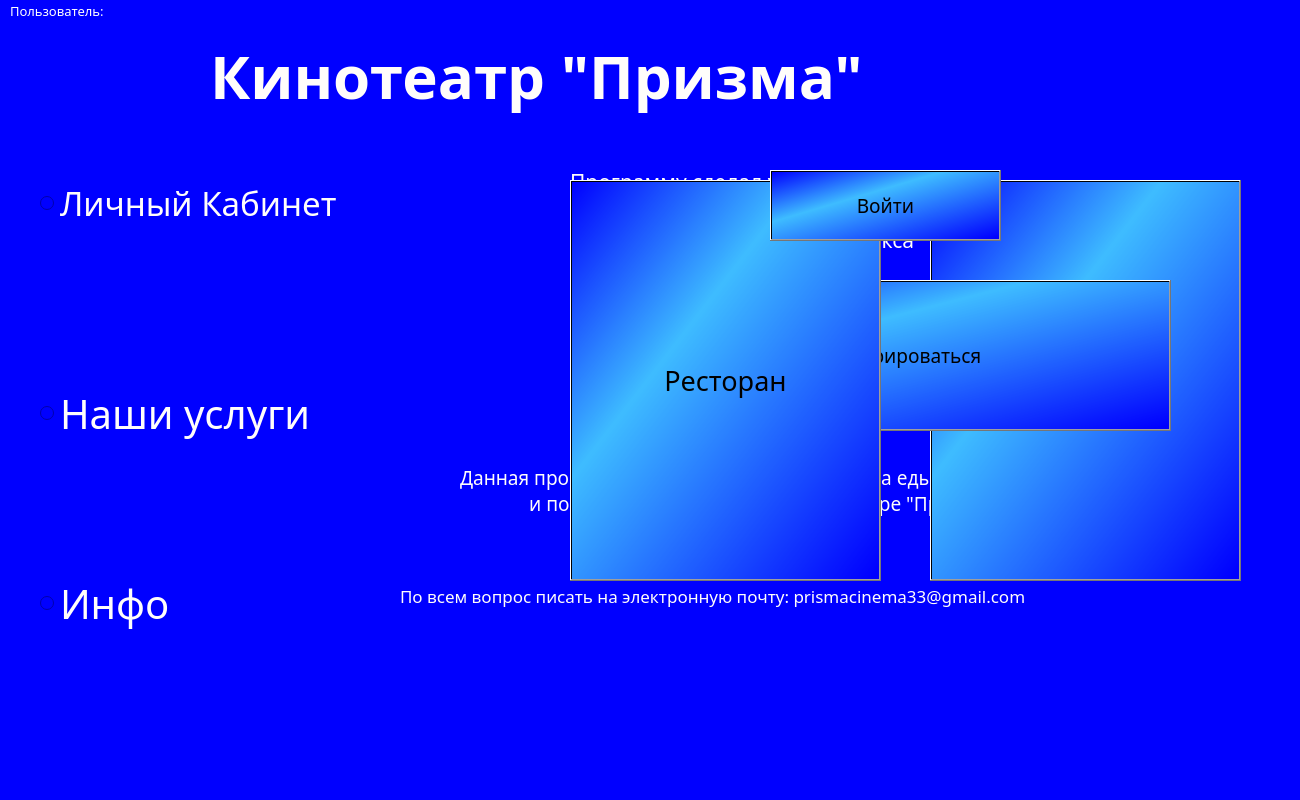
<?xml version="1.0" encoding="UTF-8"?>
<ui version="4.0">
 <class>MainWindow</class>
 <widget class="QMainWindow" name="MainWindow">
  <property name="enabled">
   <bool>true</bool>
  </property>
  <property name="geometry">
   <rect>
    <x>0</x>
    <y>0</y>
    <width>1300</width>
    <height>800</height>
   </rect>
  </property>
  <property name="font">
   <font>
    <family>Tw Cen MT Condensed</family>
   </font>
  </property>
  <property name="windowTitle">
   <string>Кинотеатр</string>
  </property>
  <property name="styleSheet">
   <string notr="true">background-color: rgb(0, 0, 255);</string>
  </property>
  <widget class="QWidget" name="centralwidget">
   <widget class="QLabel" name="prisma_label">
    <property name="geometry">
     <rect>
      <x>210</x>
      <y>30</y>
      <width>891</width>
      <height>91</height>
     </rect>
    </property>
    <property name="font">
     <font>
      <family>Montserrat</family>
      <pointsize>45</pointsize>
      <weight>75</weight>
      <italic>false</italic>
      <bold>true</bold>
     </font>
    </property>
    <property name="styleSheet">
     <string notr="true">color: rgb(255, 253, 251);</string>
    </property>
    <property name="text">
     <string>Кинотеатр &quot;Призма&quot;</string>
    </property>
   </widget>
   <widget class="QRadioButton" name="per_area">
    <property name="geometry">
     <rect>
      <x>40</x>
      <y>170</y>
      <width>449</width>
      <height>66</height>
     </rect>
    </property>
    <property name="font">
     <font>
      <family>Montserrat Medium</family>
      <pointsize>25</pointsize>
     </font>
    </property>
    <property name="styleSheet">
     <string notr="true">color: rgb(255, 253, 251);</string>
    </property>
    <property name="text">
     <string>Личный Кабинет</string>
    </property>
   </widget>
   <widget class="QRadioButton" name="service">
    <property name="geometry">
     <rect>
      <x>40</x>
      <y>380</y>
      <width>449</width>
      <height>66</height>
     </rect>
    </property>
    <property name="font">
     <font>
      <family>Montserrat Medium</family>
      <pointsize>30</pointsize>
     </font>
    </property>
    <property name="styleSheet">
     <string notr="true">color: rgb(255, 253, 251);</string>
    </property>
    <property name="text">
     <string>Наши услуги</string>
    </property>
   </widget>
   <widget class="QRadioButton" name="info">
    <property name="geometry">
     <rect>
      <x>40</x>
      <y>570</y>
      <width>449</width>
      <height>66</height>
     </rect>
    </property>
    <property name="font">
     <font>
      <family>Montserrat Medium</family>
      <pointsize>30</pointsize>
     </font>
    </property>
    <property name="styleSheet">
     <string notr="true">color: rgb(255, 253, 251);</string>
    </property>
    <property name="text">
     <string>Инфо</string>
    </property>
   </widget>
   <widget class="QLabel" name="name_2">
    <property name="geometry">
     <rect>
      <x>570</x>
      <y>150</y>
      <width>771</width>
      <height>121</height>
     </rect>
    </property>
    <property name="font">
     <font>
      <family>Montserrat Medium</family>
      <pointsize>16</pointsize>
     </font>
    </property>
    <property name="styleSheet">
     <string notr="true">color: rgb(255, 253, 251);</string>
    </property>
    <property name="text">
     <string>Программу сделал ученник 9 Г класса
                                         и
               Лицея Академии Яндекса</string>
    </property>
   </widget>
   <widget class="QLabel" name="name">
    <property name="geometry">
     <rect>
      <x>610</x>
      <y>270</y>
      <width>531</width>
      <height>181</height>
     </rect>
    </property>
    <property name="font">
     <font>
      <family>Montserrat Medium</family>
      <pointsize>30</pointsize>
      <weight>75</weight>
      <italic>true</italic>
      <bold>true</bold>
     </font>
    </property>
    <property name="styleSheet">
     <string notr="true">color: rgb(255, 253, 251);</string>
    </property>
    <property name="text">
     <string>Карданов Михаил</string>
    </property>
   </widget>
   <widget class="QLabel" name="target">
    <property name="geometry">
     <rect>
      <x>460</x>
      <y>430</y>
      <width>811</width>
      <height>121</height>
     </rect>
    </property>
    <property name="font">
     <font>
      <family>Montserrat Medium</family>
      <pointsize>14</pointsize>
     </font>
    </property>
    <property name="styleSheet">
     <string notr="true">color: rgb(255, 253, 251);</string>
    </property>
    <property name="text">
     <string>Данная программа предназначена для заказа еды из ресторана
              и покупки билетов в кино в Кинотеатре &quot;Призма&quot;</string>
    </property>
   </widget>
   <widget class="QLabel" name="asking">
    <property name="geometry">
     <rect>
      <x>400</x>
      <y>580</y>
      <width>951</width>
      <height>31</height>
     </rect>
    </property>
    <property name="font">
     <font>
      <family>Montserrat Medium</family>
      <pointsize>13</pointsize>
     </font>
    </property>
    <property name="styleSheet">
     <string notr="true">color: rgb(255, 253, 251);</string>
    </property>
    <property name="text">
     <string>По всем вопрос писать на электронную почту: prismacinema33@gmail.com</string>
    </property>
   </widget>
   <widget class="QPushButton" name="cinema">
    <property name="geometry">
     <rect>
      <x>930</x>
      <y>180</y>
      <width>311</width>
      <height>401</height>
     </rect>
    </property>
    <property name="font">
     <font>
      <family>Montserrat Medium</family>
      <pointsize>20</pointsize>
     </font>
    </property>
    <property name="styleSheet">
     <string notr="true">background-color: qlineargradient(spread:pad, x1:0, y1:0, x2:1, y2:1, stop:0 rgba(0, 0, 255, 255), stop:0.373134 rgba(62, 188, 255, 255), stop:0.985075 rgba(0, 0, 255, 255));</string>
    </property>
    <property name="text">
     <string>Кинотеатр</string>
    </property>
   </widget>
   <widget class="QPushButton" name="registr">
    <property name="geometry">
     <rect>
      <x>600</x>
      <y>280</y>
      <width>571</width>
      <height>151</height>
     </rect>
    </property>
    <property name="font">
     <font>
      <family>Montserrat Medium</family>
      <pointsize>14</pointsize>
     </font>
    </property>
    <property name="styleSheet">
     <string notr="true">background-color: qlineargradient(spread:pad, x1:0, y1:0, x2:1, y2:1, stop:0 rgba(0, 0, 255, 255), stop:0.373134 rgba(62, 188, 255, 255), stop:0.985075 rgba(0, 0, 255, 255));</string>
    </property>
    <property name="text">
     <string>Зарегистрироваться</string>
    </property>
   </widget>
   <widget class="QPushButton" name="restaurant">
    <property name="geometry">
     <rect>
      <x>570</x>
      <y>180</y>
      <width>311</width>
      <height>401</height>
     </rect>
    </property>
    <property name="font">
     <font>
      <family>Montserrat Medium</family>
      <pointsize>20</pointsize>
     </font>
    </property>
    <property name="styleSheet">
     <string notr="true">background-color: qlineargradient(spread:pad, x1:0, y1:0, x2:1, y2:1, stop:0 rgba(0, 0, 255, 255), stop:0.373134 rgba(62, 188, 255, 255), stop:0.985075 rgba(0, 0, 255, 255));</string>
    </property>
    <property name="text">
     <string>Ресторан</string>
    </property>
   </widget>
   <widget class="QPushButton" name="login">
    <property name="geometry">
     <rect>
      <x>770</x>
      <y>170</y>
      <width>231</width>
      <height>71</height>
     </rect>
    </property>
    <property name="font">
     <font>
      <family>Montserrat Medium</family>
      <pointsize>14</pointsize>
     </font>
    </property>
    <property name="styleSheet">
     <string notr="true">background-color: qlineargradient(spread:pad, x1:0, y1:0, x2:1, y2:1, stop:0 rgba(0, 0, 255, 255), stop:0.373134 rgba(62, 188, 255, 255), stop:0.985075 rgba(0, 0, 255, 255));</string>
    </property>
    <property name="text">
     <string>Войти</string>
    </property>
   </widget>
   <widget class="QLabel" name="user_label">
    <property name="geometry">
     <rect>
      <x>10</x>
      <y>0</y>
      <width>531</width>
      <height>21</height>
     </rect>
    </property>
    <property name="font">
     <font>
      <family>Montserrat Medium</family>
      <pointsize>10</pointsize>
     </font>
    </property>
    <property name="styleSheet">
     <string notr="true">color: rgb(255, 255, 255);</string>
    </property>
    <property name="text">
     <string>Пользователь:</string>
    </property>
   </widget>
  </widget>
  <widget class="QMenuBar" name="menubar">
   <property name="geometry">
    <rect>
     <x>0</x>
     <y>0</y>
     <width>1300</width>
     <height>26</height>
    </rect>
   </property>
  </widget>
  <widget class="QStatusBar" name="statusbar"/>
 </widget>
 <resources/>
 <connections/>
</ui>
